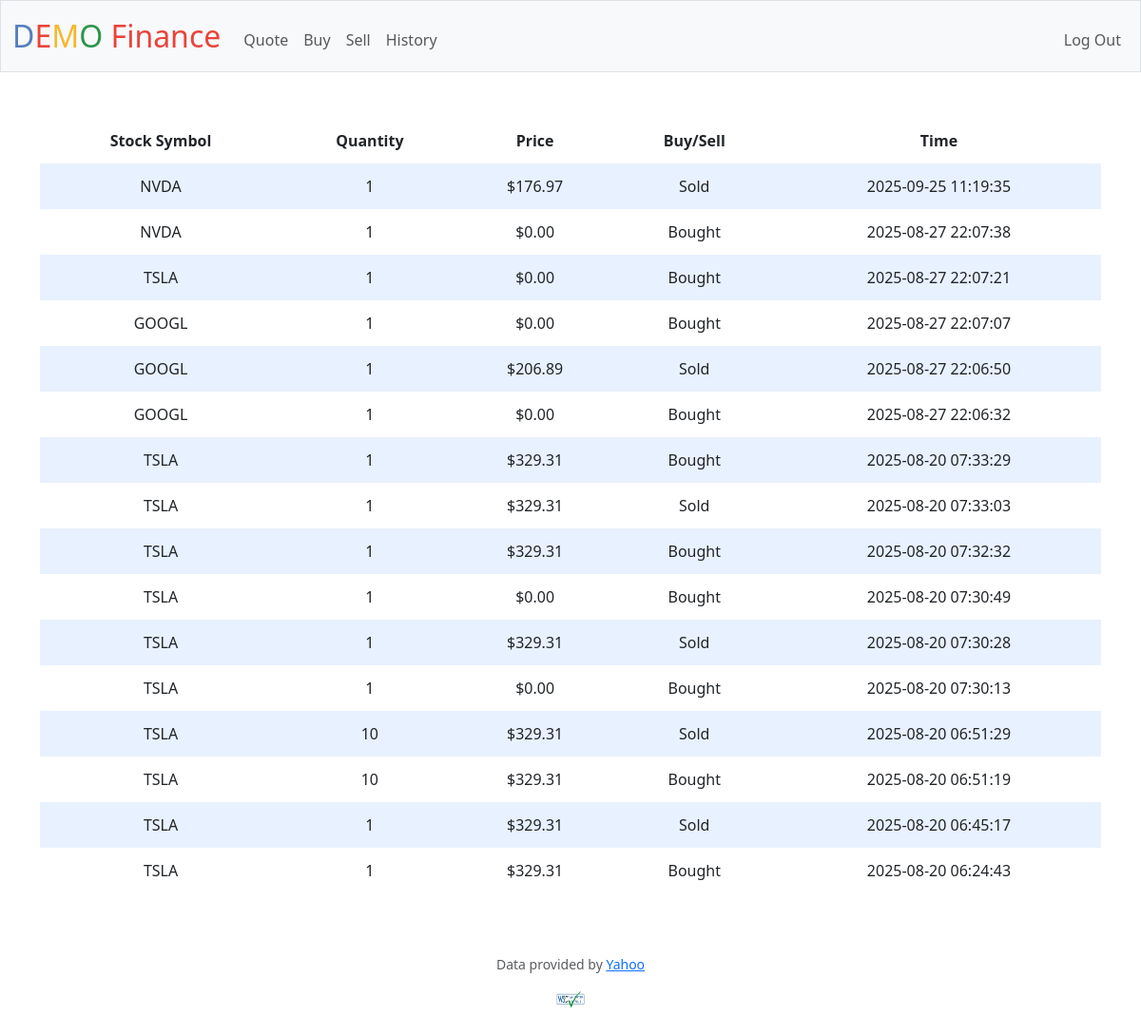
Page /history (signed in) on the committed database.
### tables this page shows
CREATE TABLE purchases (id INTEGER PRIMARY KEY AUTOINCREMENT,user_id INTEGER NOT NULL,symbol TEXT,purchase_quantity TEXT,purchase_price REAL,time TEXT,FOREIGN KEY (user_id) REFERENCES users (id));

### app.py (the view)
@app.route("/history")
@login_required
def history():
    rows = db.execute(
        "SELECT symbol, purchase_quantity, purchase_price, time FROM purchases WHERE user_id = ?",
        session["user_id"],
    )
    for i in rows:
        i["purchase_quantity"] = int(i["purchase_quantity"])
        if i["purchase_quantity"] < 0:
            i["type"] = "sold"
            i["purchase_quantity"] = -i["purchase_quantity"]
        else:
            i["type"] = "bought"
        i["purchase_price"] = usd(i["purchase_price"])
    rows.reverse()
    return render_template("history.html", transactions=rows)

### app.py (called while the page is built)
@app.after_request
def after_request(response):
    response.headers["Cache-Control"] = "no-cache, no-store, must-revalidate"
    response.headers["Expires"] = 0
    response.headers["Pragma"] = "no-cache"
    return response

### helpers.py (called while the page is built)
def login_required(f):
    @wraps(f)
    def decorated_function(*args, **kwargs):
        if session.get("user_id") is None:
            return redirect("/login")
        return f(*args, **kwargs)
    return decorated_function

def usd(value):
    return f"${value:,.2f}"

### templates/history.html (shortened to what this page needs)
{% extends "layout.html" %}
{% block main %}
    <table>
        <thead>
            <tr>
                <th>Stock Symbol</th>
                <th>Quantity</th>
                <th>Price</th>
                <th>Buy/Sell</th>
                <th>Time</th>
            </tr>
        </thead>
        <tbody>
            {% for transaction in transactions %}
            <tr>
                <td>{{transaction.symbol}}</td>
                <td>{{transaction.purchase_quantity}}</td>
                <td>{{transaction.purchase_price}}</td>
                {% if transaction.type == "sold" %}
                    <td>Sold</td>
                {% else %}
                    <td>Bought</td>
                {% endif %}
                <td>{{transaction.time}}</td>
            </tr>
            {% endfor %}
        </tbody>
    </table>
{% endblock %}

### static/styles.css (style rules this page uses)
table { background-color: transparent; margin-bottom: 1rem; width: 100%; }
table th, table td { padding: 0.75rem; vertical-align: middle; }
tbody tr:nth-of-type(odd) { background-color: rgb(179, 208, 255, 0.3) }

### rows in the picture
purchases: shows "Sold"
purchases: shows "Bought"
purchases: shows "Bought"
purchases: shows "Bought"
purchases: shows "Sold"
purchases: shows "Bought"
purchases: shows "Bought"
purchases: shows "Sold"
purchases: shows "Bought"
purchases: shows "Bought"
purchases: shows "Sold"
purchases: shows "Bought"
purchases: shows "Sold"
purchases: shows "Bought"
purchases: shows "Sold"
purchases: shows "Bought"
